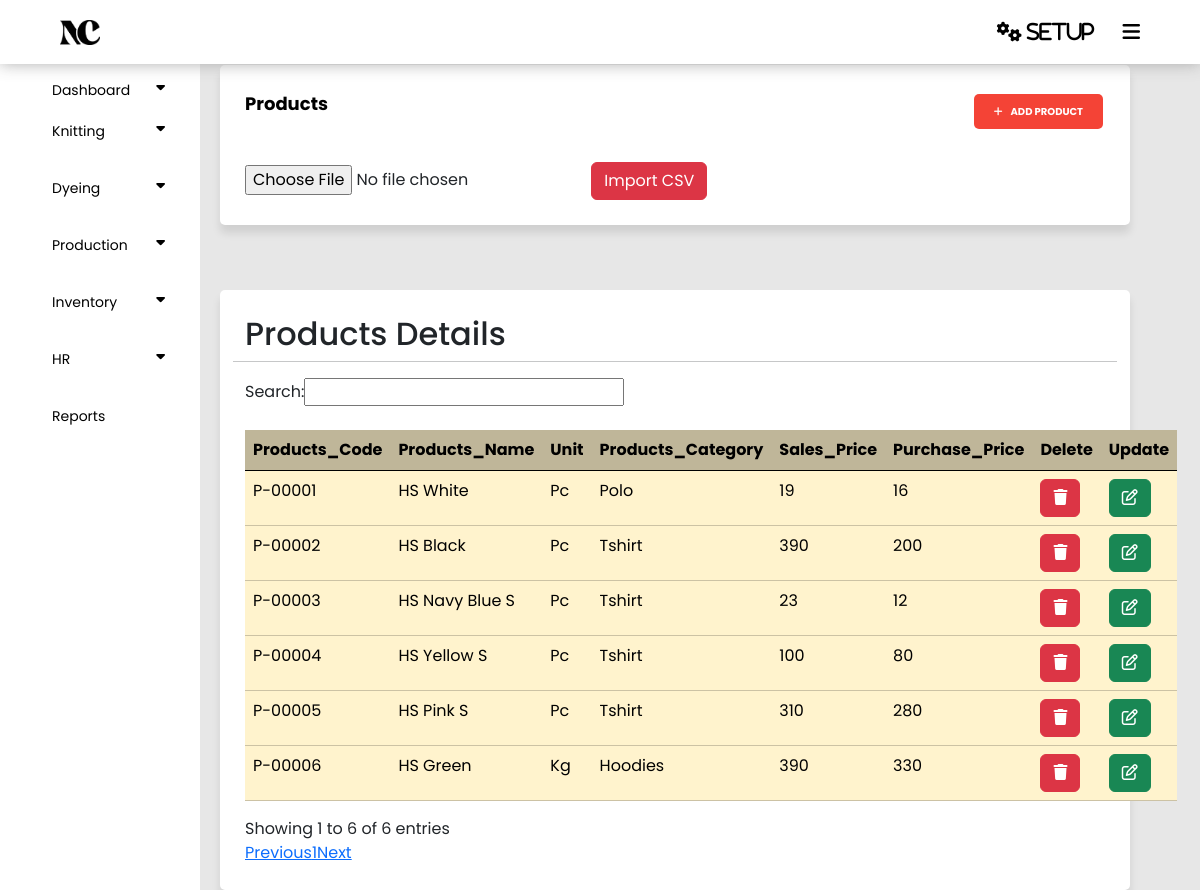
Page /panel/product.php on the earlier database version.
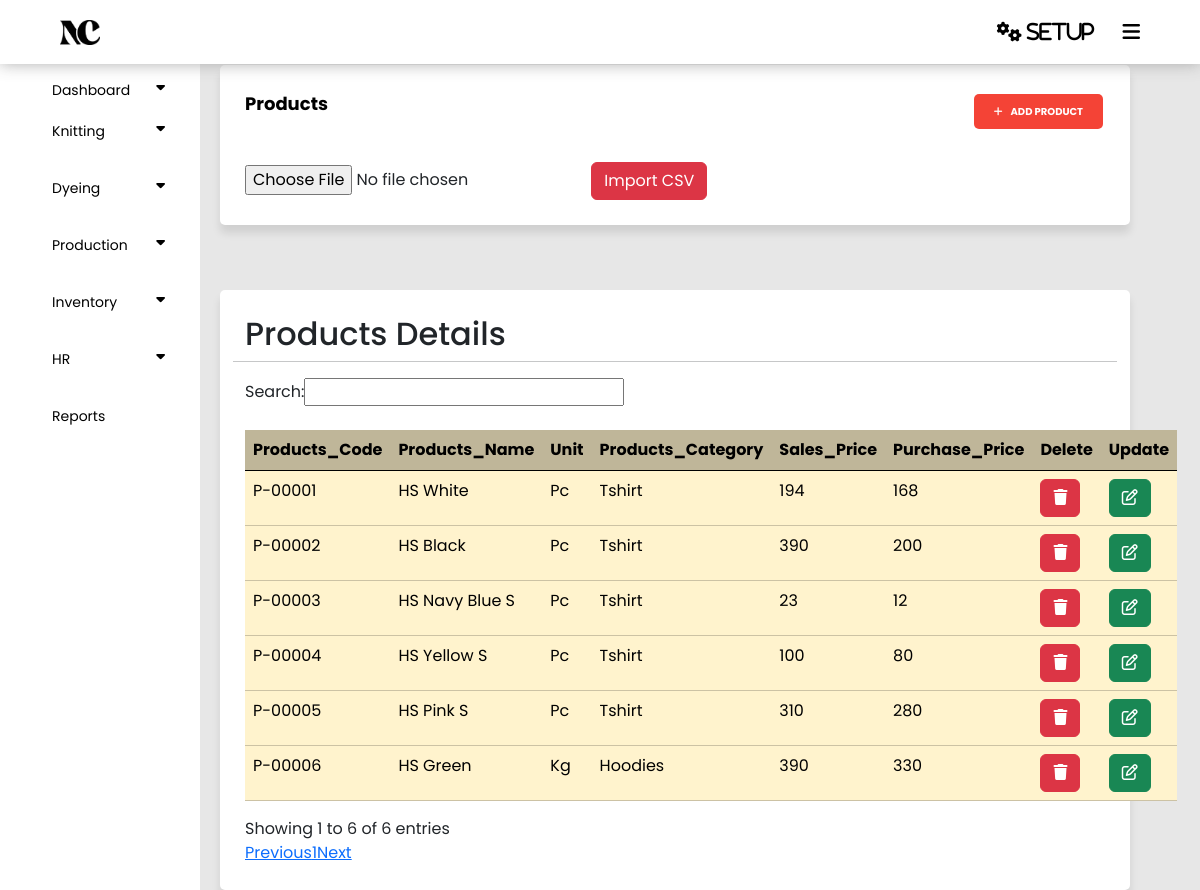
Same page on the later database version.
### tables this page shows
CREATE TABLE `products` (
  `Id` int(255) NOT NULL,
  `Code` varchar(255) NOT NULL,
  `Name` varchar(255) NOT NULL,
  `Measurement` varchar(255) NOT NULL,
  `Category` varchar(255) NOT NULL,
  `Sales_Price` int(11) NOT NULL,
  `Purchase_Price` int(255) NOT NULL,
  `Status` tinyint(255) NOT NULL DEFAULT 1
);

### panel/product.php (the view, shortened to what this page needs)
<?php
require('config.php');
require('index.php');
$fetch = "SELECT * FROM `products` WHERE status = 1";
$query = mysqli_query($connect , $fetch);
?>
<!DOCTYPE html>
<html lang="en">
<head>
    <link href="https://cdn.jsdelivr.net/npm/bootstrap@5.3.3/dist/css/bootstrap.min.css" rel="stylesheet">
    <link rel="stylesheet" type="text/css" href="style.css">
</head>
<body>
<section class="container">
    <div>
        <header>Products</header>
        <button type="button" onclick="location.href='product_form.php'" class="add_knittingcard_button" style="float: right;"><i class="fa fa-plus" aria-hidden="true"></i>Add Product</button>
    </div>
<br>
<br>
<br>
    <div>
    <div>
    <form action="import.php" method="post" enctype="multipart/form-data">
        <input type="file" name="file" id="file" accept=".csv">
        <button type="submit" class="btn btn-danger">Import CSV</button>
    </form>
</div>
    </div>
</section>
<section class="container">
                <div class="row justify-content-right">
                    <h2>Products Details</h2>
                <hr>
            <table class="table table-warning mt-4" id="example">
                <thead class="bg-warning p-2 text-dark bg-opacity-10" style="opacity: 75%;">
                    <tr>
                    <th scope="col">Products_Code</th>
                    <th scope="col">Products_Name</th>
                    <th scope="col">Unit</th>
                    <th scope="col">Products_Category</th>
                    <th scope="col">Sales_Price </th>
                    <th scope="col">Purchase_Price</th>
                    <th scope="col">Delete</th>
                    <th scope="col">Update</th>
                    </tr>
                </thead>
                <tbody>
                <?php while ($row = mysqli_fetch_assoc($query)) {
                     ?>
                    <tr>
                    <td><?php echo $row ['Code']?></td>
                    <td><?php echo $row ['Name']?></td>
                    <td><?php echo $row ['Measurement']?></td>
                    <td><?php echo $row ['Category']?></td>
                    <td><?php echo $row ['Sales_Price']?></td>
                    <td><?php echo $row ['Purchase_Price']?></td>
                    <td ><a href="Product_delete.php?Id=<?php echo $row ['Id'];?>" class="btn btn-danger"><i class="fa-solid fa-trash"></i></a></td>
                    <td ><a href="Product_update.php?Id=<?php echo $row ['Id'];?>" class="btn btn-success"><i class="fa-regular fa-pen-to-square"></i></a></td>
                </tr>
                <?php
                    }
                ?>
                </tbody>
            </table>
        </section>
</body>
</html>

### panel/index.php (shortened to what this page needs)
<!DOCTYPE html>
<html lang="en">
<head>
    <link href="https://cdn.jsdelivr.net/npm/bootstrap@5.0.2/dist/css/bootstrap.min.css" rel="stylesheet">
    <link rel="stylesheet" type="text/css" href="style.css">
    <link rel="stylesheet" href="https://cdnjs.cloudflare.com/ajax/libs/font-awesome/6.0.0-beta3/css/all.min.css">
    <link href="https://cdnjs.cloudflare.com/ajax/libs/font-awesome/5.10.0/css/all.min.css" rel="stylesheet">
    <link href="https://cdn.jsdelivr.net/npm/bootstrap-icons@1.4.1/font/bootstrap-icons.css" rel="stylesheet">
    <link rel="stylesheet" href="https://cdnjs.cloudflare.com/ajax/libs/font-awesome/6.5.2/css/all.min.css" />
</head>
<body>
    <div class="menu">
        <div class="logo">
            <img src="../images/logo.png" alt="Noorani & Co">
        </div>
        <div class="dropdown">
            <button onclick="toggleDropdown('dropdown2')" class="dropbtn"><i class="fa fa-cogs" aria-hidden="true"> SetUp</i></button>
            <div class="dropdown ms-4">
                <button onclick="toggleDropdown('dropdown1')" class="dropbtn"><i class="fa fa-bars" aria-hidden="true"></i></button>
        </div>
</div>
</div>
<div class="sidenav">
    <ol><button class="dropdown-btn dashboard">Dashboard<i class="fa fa-caret-down"></i>
    <ol><button class="dropdown-btn">Knitting<i class="fa fa-caret-down"></i>
</button>
</ol>
<ol><button class="dropdown-btn">Dyeing<i class="fa fa-caret-down"></i>
</button>
    </ol>
    <ol><button class="dropdown-btn">Production<i class="fa fa-caret-down"></i></button>
</ol>
<ol><button class="dropdown-btn">Inventory<i class="fa fa-caret-down"></i></button>
</ol>
<ol><button class="dropdown-btn">HR<i class="fa fa-caret-down"></i></button>
    </ol>
    <ol><a href="report.php">Reports</a>
    </ol>
</div>
</body>
</html>

### panel/style.css (style rules this page uses)
* { padding: 0; margin: 0; }
body { background-color: #e7e7e7; font-family: "Poppins", sans-serif; }
#example { background: #000; color: #f44336; }
.menu { display: flex; align-items: center; justify-content: space-between; background: white; position: fixed; width: 100%; height: 8vh; box-sizing: border-box; padding: 10px 5%; box-shadow: 0 0 15px; color: rgba(166, 166, 166, 0.9); z-index: 1; }
.logo img { width: 40px; display: inline-block; }
.dropbtn { background-color: white; color: black; font-size: 20px; border: none; cursor: pointer; }
.dropdown { position: relative; display: inline-block; }
.sidenav { height: 100%; width: 200px; position: fixed; top: 0; left: 0; background-color: white; overflow-x: hidden; padding-top: 70px; }
.sidenav a, .dropdown-btn { padding: 10px 20px; text-decoration: none; font-size: 14px; color: black; display: block; border: none; background: none; width:100%; text-align: left; cursor: pointer; outline: none; }
.sidenav .fa { padding-right: 15px; }
.fa-caret-down { float: right; padding-right: 8px; }
.container { position: relative; float: left; width: calc(100% - 290px); margin-left: 220px; margin-top: 65px; background-color: white; padding: 25px; border-radius: 5px; box-shadow: 0px 8px 8px 0px rgba(0,0,0,0.1); }
.container header { font-size: 18px; color: black; font-weight: bold; text-align: left; float: left; }
.add_knittingcard_button { border: 0; border-radius: 5px; color: white; background-color: #f44336; padding: 10px 20px; text-align: center; text-decoration: none; text-transform: uppercase; display: inline-block; font-size: 10px; font-weight: bold; margin: 4px 2px; cursor: pointer; }
.fa-plus { padding-right: 8px; }

Differences in the rows shown:
changed products "HS White": Category "Polo" → "Tshirt"; Sales_Price "19" → "194"; Purchase_Price "16" → "168"
